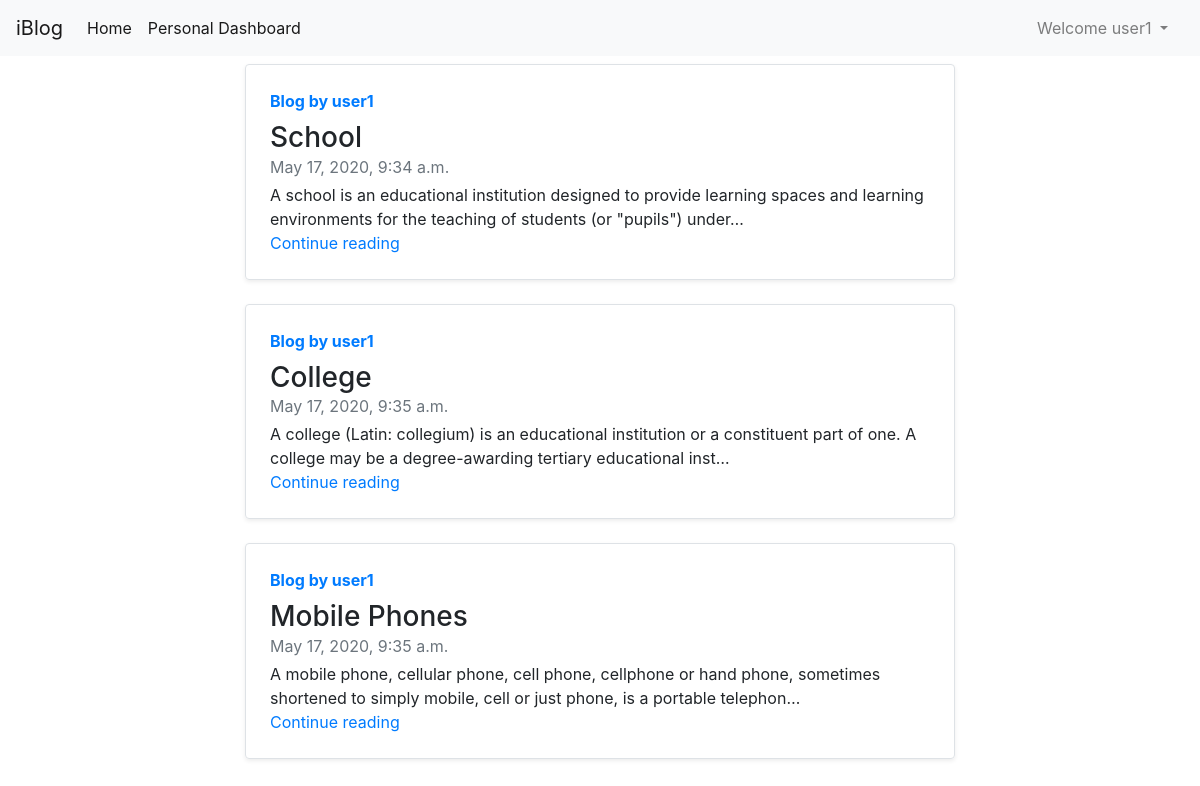
The page /dashboard/ (signed in) on the database its author committed.
### blog/models.py (models this page shows, shortened)
class Post(models.Model):
    post_id=models.AutoField(primary_key= True)
    author=models.CharField(max_length=100)
    title=models.CharField(max_length=150)
    content=models.TextField()
    timeStamp=models.DateTimeField(default=now)

### blog/views.py (the view)
# urls.py: path('dashboard/', views.dashboard, name='dashboard'),
def dashboard(request):
    posts=Post.objects.filter(author=request.user.username)
    context={'posts':posts}
    return render(request, 'dashboard.html', context)

### templates/dashboard.html (shortened to what this page needs)
{% extends 'base.html' %}
{% block body %}
<div class="container my-2">
    {% for post in posts %}
<div class="col-md-8 mx-auto my-2">
      <div class="row no-gutters border rounded overflow-hidden flex-md-row mb-4 shadow-sm h-md-250 position-relative">
        <div class="col p-4 d-flex flex-column position-static">
          <strong class="d-inline-block mb-2 text-primary">Blog by {{post.author}}</strong>
          <h3 class="mb-0">{{post.title}}</h3>
          <div class="mb-1 text-muted">{{post.timeStamp}}</div>
          <p class="card-text mb-auto">{{post.content|safe|truncatechars:150}}</p>
          <a href="/pr{{post.post_id}}/" class="stretched-link">Continue reading</a>
        </div>
      </div>
    </div>
    {% endfor %}
    </div>
{% endblock body %}

### templates/base.html (shortened to what this page needs)
<!doctype html>
<html lang="en">
  <head>
    <link rel="stylesheet" href="https://stackpath.bootstrapcdn.com/bootstrap/4.4.1/css/bootstrap.min.css">
  </head>
  <body>
    <nav class="navbar navbar-expand-lg navbar-light bg-light">
  <a class="navbar-brand" href="/">iBlog</a>
  <div class="collapse navbar-collapse" id="navbarSupportedContent">
    <ul class="navbar-nav mr-auto">
      <li class="nav-item active">
        <a class="nav-link" href="/">Home <span class="sr-only">(current)</span></a>
      </li>
        {% if user.is_authenticated %}
         <li class="nav-item active">
        <a class="nav-link" href="/dashboard">Personal Dashboard <span class="sr-only">(current)</span></a>
      </li>
        {% endif %}
    </ul>
      {% if user.is_authenticated %}
     <ul class="navbar-nav mr-2 ">
      <li class="nav-item dropdown">
        <a class="nav-link dropdown-toggle"  id="navbarDropdown" role="button" data-toggle="dropdown" aria-haspopup="true" aria-expanded="false">
          Welcome {{request.user}}
        </a>
      </li>
     </ul>
       {% endif %}
          </div>
</nav>
    {% block body %} {% endblock body %}
  </body>
</html>

### rows shown on the page
Post: author "user1", title "School", timeStamp "May 17, 2020, 9:34 a.m.", content "A school is an educational institution designed to provide learning spaces and learning environments for the teaching of students (or \"pupils\") under…"
Post: author "user1", title "College", timeStamp "May 17, 2020, 9:35 a.m.", content "A college (Latin: collegium) is an educational institution or a constituent part of one. A college may be a degree-awarding tertiary educational inst…"
Post: author "user1", title "Mobile Phones", timeStamp "May 17, 2020, 9:35 a.m.", content "A mobile phone, cellular phone, cell phone, cellphone or hand phone, sometimes shortened to simply mobile, cell or just phone, is a portable telephon…"

### other values the page prints
{{ request.user }} "user1"
